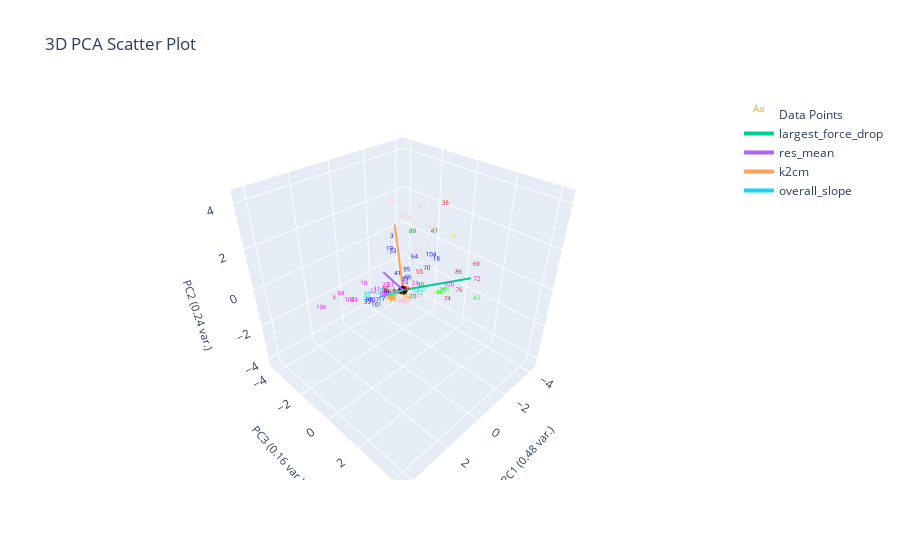

The notebook cell this image was saved under:
### Markdown cell above
# K-Nearest-Neighbor
- From the k nearest points, assign query point to the highest frequency label
- Performs better when data is uniformly distributed in feature space (clusters all have similar desnity)

### Code cell
from sklearn.neighbors import KNeighborsClassifier

X = plotting.extract_numerical_features(marions_labeled_data).values.tolist()
y = marions_labeled_data[f'{ylabel_name}_nums'].values.tolist()

knn = KNeighborsClassifier(n_neighbors=1)
knn.fit(X, y)
knn_predictions = pd.Series(knn.predict(clustering_features.values))
knn_actual = marions_labeled_data[f'{ylabel_name}_nums']
knn_changed_ylabel_idxs = find_changed_ylabel_data(knn_predictions, knn_actual)
knn_corrected_predictions = correct_pseudo_ylabels_to_actual(knn_predictions, knn_actual, knn_changed_ylabel_idxs)

plotting.plot_cluster_subplots(knn_predictions, curve_data,
                                  clustering_method="K-Nearest Neighbor", 
                                  cluster_category_names=cluster_num_to_ylabel,
                                  pseudo_corrections=knn_corrected_predictions,
                                  bold_idxs=knn_actual.index
                                  )
plotting.plot_cluster_subplots(knn_corrected_predictions, curve_data, 
                                  clustering_method="K-Nearest Neighbor", 
                                  cluster_category_names=cluster_num_to_ylabel,
                                  bold_idxs=knn_actual.index)
plotting.plot_pca(clustering_features, knn_predictions, 3, 
                  graph_title=f'',
                  ylabel_name=ylabel_name,)

### Figure 1 — Plotly figure (JSON) as saved in the notebook; plotly's stock layout.template omitted (floating-point values rounded to 4 significant figures)
{"data": [{"mode": "text", "name": "Data Points", "text": ["0", "1", "2", "3", "4", "5", "6", "7", "8", "9", "10", "11", "12", "13", "14", "15", "16", "17", "18", "19", "20", "21", "22", "23", "24", "25", "26", "27", "28", "29", "30", "31", "32", "33", "34", "35", "36", "37", "38", "39", "40", "41", "42", "43", "44", "45", "46", "47", "48", "49", "50", "51", "52", "53", "54", "55", "56", "57", "58", "59", "60", "61", "62", "63", "64", "65", "66", "67", "68", "69", "70", "71", "72", "73", "74", "75", "76", "77", "78", "79", "80", "81", "82", "83", "84", "85", "86", "87", "88", "89", "90", "91", "92", "93", "94", "95", "96", "97", "98", "99", "100", "101", "102", "103", "104", "105", "106", "107", "108", "109"], "textfont": {"color": ["orange", "red", "turquoise", "blue", "turquoise", "pink", "magenta", "pink", "orange", "pink", "magenta", "magenta", "turquoise", "pink", "pink", "turquoise", "blue", "blue", "blue", "blue", "green", "magenta", "magenta", "magenta", "pink", "lime", "orange", "pink", "turquoise", "pink", "pink", "turquoise", "pink", "blue", "magenta", "red", "pink", "turquoise", "pink", "orange", "orange", "blue", "orange", "lime", "lime", "orange", "blue", "green", "gold", "red", "red", "magenta", "turquoise", "blue", "orange", "red", "pink", "pink", "red", "blue", "turquoise", "pink", "orange", "orange", "blue", "blue", "orange", "pink", "magenta", "red", "blue", "gold", "magenta", "orange", "red", "turquoise", "red", "turquoise", "pink", "pink", "pink", "orange", "red", "orange", "magenta", "pink", "red", "blue", "pink", "green", "green", "turquoise", "orange", "turquoise", "red", "blue", "pink", "pink", "blue", "magenta", "magenta", "blue", "magenta", "turquoise", "blue", "lime", "magenta", "blue", "pink", "pink"], "size": 6}, "type": "scatter3d", "x": [0.2724, 0.9657, 2.151, -1.092, -0.09825, -1.205, 3.837, -1.617, 0.3857, -0.1995, 2.118, 1.394, -0.3531, -0.4584, -0.3812, 1.843, 0.9949, 1.031, -1.23, -0.9306, -0.379, 0.8201, 1.495, 1.217, -0.715, -0.7467, 0.1732, -1.755, 0.07828, -0.1098, -1.631, 1.893, -0.4801, 1.959, 0.868, -2.693, -1.701, -0.1578, -1.003, 0.3469, 0.3751, -0.5661, -0.04041, -2.177, -1.048, 0.2981, 0.9034, -1.713, -1.503, 0.4283, 1.071, 1.073, 1.139, -0.6822, 0.2884, -1.302, -0.1286, -0.8754, 0.4266, 0.6579, -0.3264, -1.907, 0.8637, 0.2993, -0.688, -0.7959, 0.4081, -1.368, 3.465, -2.794, -1.045, -2.601, -1.318, 0.5124, -1.658, 1.961, -1.628, 1.19, -0.8534, -0.5469, -1.181, 0.5178, 0.6062, 0.4918, 2.717, -0.4481, -1.962, -0.9043, -1.903, -0.9901, -1.024, 0.9464, 0.6201, 1.083, 0.5148, -0.9881, -0.591, -0.9997, 1.814, 1.944, -0.5809, 1.402, 3.011, 1.088, -1.389, -0.9806, 4.525, 1.5, -0.441, -1.096], "y": [-0.3622, -0.03323, -0.01699, -1.818, 0.7569, -0.836, 0.3794, -0.0899, -0.0337, -0.4767, -0.04092, -0.1383, 0.6919, -0.2037, -0.5417, -0.1599, -0.1002, -0.2455, 0.7596, -1.795, 0.2101, 1.449, -0.2494, 0.2244, -0.6097, 1.601, 0.1326, -1.661, 0.1683, -0.3762, -2.356, -0.1699, -1.171, -0.08115, 0.9678, -0.1283, -1.3, 0.5999, -0.6226, -0.3122, -0.4109, -0.9508, 0.2151, 2.33, 1.172, 0.1025, -0.1345, 0.1513, 0.6131, 0.5835, 0.09347, 0.3392, -0.3196, -1.316, -0.3602, -0.2612, -0.1855, -0.675, 0.0311, -0.3011, 0.8182, -0.7611, -0.09489, -0.3482, 0.005283, -0.472, -0.1953, -0.4099, 0.2912, 1.71, 0.4061, 0.4653, 2.824, -0.2819, 1.148, -0.1245, 1.772, -0.06439, -0.7131, -0.5019, -0.1881, -0.2866, -0.08085, -0.1145, 0.05054, -0.2662, 1.424, -0.74, -0.07593, -0.4265, 0.07568, -0.3693, -0.3162, 0.3396, 0.09, -0.7564, -0.4926, -0.6175, -0.129, 0.8885, 2.027, -0.2053, 0.1593, 0.3638, 0.3229, 1.49, 0.5372, -0.2111, -0.5086, -0.1858], "z": [-0.8926, 0.08121, 0.2618, 1.091, -0.09539, 0.5483, 1.45, 1.076, -0.4106, -1.457, 0.9904, 0.2912, -0.3857, -1.28, -1.507, 0.2925, 0.0499, -0.4852, 0.9726, 0.506, -0.8596, 1.091, 0.1769, 0.5868, -1.434, 0.004889, -0.4171, 1.957, -0.4679, -1.207, 2.442, 0.198, 0.791, -0.031, 0.8729, 2.74, 1.986, -0.2319, -1.202, -0.9681, -0.8084, -0.2683, -0.6162, -0.7719, -0.4495, -0.3438, -0.09578, 1.862, -1.021, 0.1769, 0.2433, 0.5816, -0.1213, 0.6943, -0.9482, -0.2013, -1.032, -1.694, -0.2924, -0.4162, -0.1705, 2.644, -0.2445, -0.8749, 0.9789, -0.3686, -0.6079, 0.8265, 1.383, 0.4179, 0.4274, 1.365, 0.9127, -0.6651, -1.154, 0.2894, -0.3415, 0.112, -1.329, -1.606, -1.464, -0.544, -0.2398, -0.4321, 0.5534, -1.387, 0.2739, -0.6486, 1.839, 1.919, -0.617, -0.3431, -0.6581, 0.1691, -0.1526, -0.1694, -1.624, -1.259, -0.0188, 0.834, 0.5973, -0.5549, 0.7853, 0.4339, 0.9165, -0.1198, 1.469, -0.2616, -1.538, -1.359]}, {"marker": {"color": "black", "size": 3}, "mode": "markers", "name": "Origin", "showlegend": false, "type": "scatter3d", "x": [0], "y": [0], "z": [0]}, {"line": {"width": 4}, "mode": "lines+text", "name": "largest_force_drop", "textposition": "top center", "type": "scatter3d", "x": [0, -1.496], "y": [0, 2.371], "z": [0, 1.019]}, {"line": {"width": 4}, "mode": "lines+text", "name": "res_mean", "textposition": "top center", "type": "scatter3d", "x": [0, 1.481], "y": [0, 0.4185], "z": [0, 1.783]}, {"line": {"width": 4}, "mode": "lines+text", "name": "k2cm", "textposition": "top center", "type": "scatter3d", "x": [0, -1.215], "y": [0, -1.726], "z": [0, 2.044]}, {"line": {"width": 4}, "mode": "lines+text", "name": "overall_slope", "textposition": "top center", "type": "scatter3d", "x": [0, 1.759], "y": [0, 0.4712], "z": [0, 0.7771]}], "layout": {"autosize": true, "scene": {"aspectmode": "cube", "xaxis": {"range": [-4.525, 4.525], "title": {"font": {"size": 11}, "text": "PC1 (0.48 var.)"}}, "yaxis": {"range": [-4.525, 4.525], "title": {"font": {"size": 11}, "text": "PC3 (0.16 var.)"}}, "zaxis": {"range": [-4.525, 4.525], "title": {"font": {"size": 11}, "text": "PC2 (0.24 var.)"}}}, "title": {"text": "3D PCA Scatter Plot"}}}
